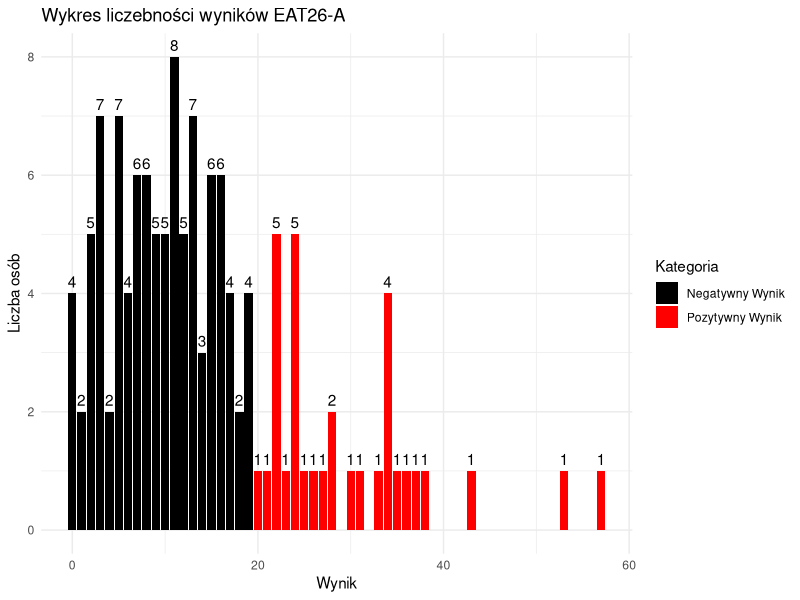

Generate this figure with R:
library(readxl)
library(dplyr)
library(ggplot2)

# Wczytanie danych
EAT26_testA <- read_excel("eat26_testA/ankieta_kodowanieEAT26_testA.xlsx")
EAT26_testB <- read_excel("eat26_testB/ankieta_kodowanieEAT26_testB.xlsx")
ankieta <- read_excel("ankieta.xlsx")

# Podsumowanie liczby unikalnych wartości w EAT26_testB
count <- EAT26_testA %>%
  group_by(Suma_1_do_26) %>%
  summarize(count = n()) %>%
  mutate(kategoria = if_else(Suma_1_do_26 >= 20, "Pozytywny Wynik", "Negatywny Wynik"))

# Tworzymy wykres słupkowy z liczbą nad każdym słupkiem
ggplot(data = count, aes(x = Suma_1_do_26, y = count, fill = kategoria)) +
  geom_bar(stat = "identity") +  # Dodajemy słupki
  geom_text(aes(label = count), vjust = -0.5) +  # Dodajemy liczby nad słupkami, vjust kontroluje pozycję pionową
  scale_fill_manual(values = c("Negatywny Wynik" = "black", "Pozytywny Wynik" = "red"),  # Ustawiamy kolory
                    name = "Kategoria",  # Nazwa dla legendy
                    labels = c("Negatywny Wynik", "Pozytywny Wynik")) +  # Etykiety legendy
  labs(x = "Wynik", y = "Liczba osób") +  # Etykiety osi
  theme_minimal() +  # Minimalny styl
  ggtitle("Wykres liczebności wyników EAT26-A")  # Tytuł wykresu


